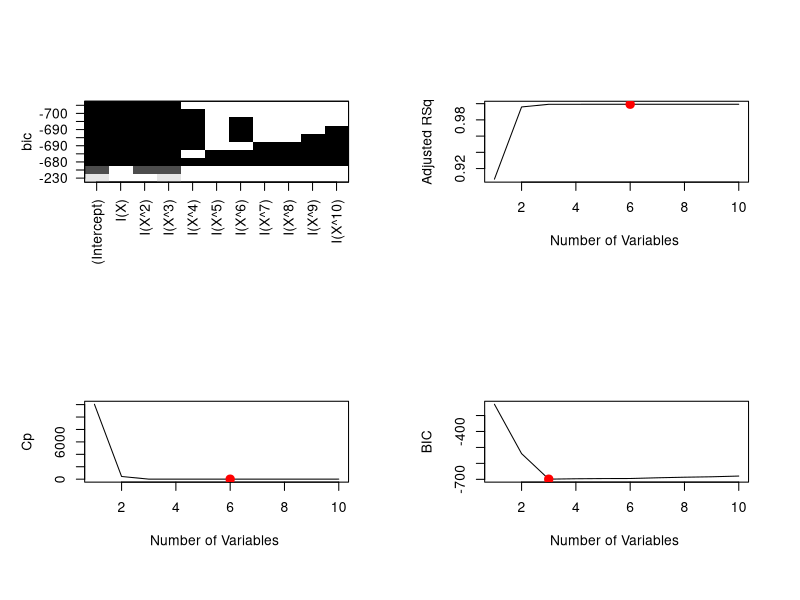
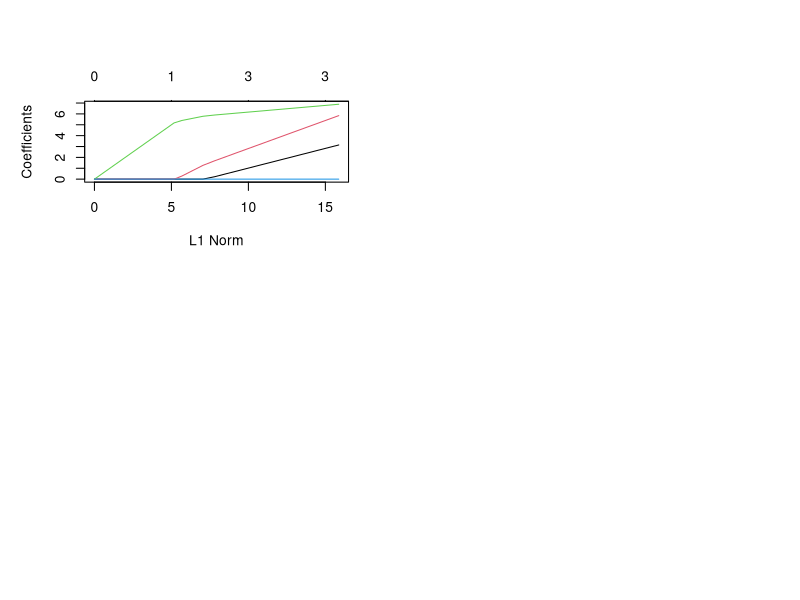

R code for these plots, in order:
## ---- chunk 1
X <- rnorm(100)
epsilon <- rnorm(100)
## ---- chunk 2
b_0 <- 5
b_1 <- 3
b_2 <- 6
b_3 <- 7
y <- b_0 + b_1*X + b_2*X^2 + b_3*X^3 + epsilon
## ---- chunk 3
library(leaps)

set.seed(1)

df <- data.frame(y=y, x=X)
subset_fit <- regsubsets(y ~ I(X) + I(X^2)+ I(X^3) + I(X^4) + I(X^5) + I(X^6) + I(X^7) + I(X^8) + I(X^9) + I(X^10), data=df, nvmax=10)
reg_summary <- summary(subset_fit)

# Best model according to cp, bic, and adjr2
reg_cp <- which.min(reg_summary$cp)
reg_bic <- which.min(reg_summary$bic)
reg_adjr2 <- which.max(reg_summary$adjr2)

reg_cp
reg_bic
reg_adjr2

par(mfrow=c(2,2))

plot(subset_fit)

plot(reg_summary$adjr2 ,xlab="Number of Variables ", ylab="Adjusted RSq",type="l")
points(which.max(reg_summary$adjr2),reg_summary$adjr2[which.max(reg_summary$adjr2)], col="red",cex=2,pch=20)

plot(reg_summary$cp ,xlab="Number of Variables ",ylab="Cp", type='l')
points(which.min(reg_summary$cp),reg_summary$cp[which.min(reg_summary$cp)],col="red",cex=2,pch=20)

plot(reg_summary$bic ,xlab="Number of Variables ",ylab="BIC",type='l')
points(which.min(reg_summary$bic),reg_summary$bic[which.min(reg_summary$bic)],col="red",cex=2,pch=20)


# coefficients for best 5 variable model 
coef(subset_fit, 5)
## ---- chunk 4
forward_fit <- regsubsets(y ~ I(X) + I(X^2)+ I(X^3) + I(X^4) + I(X^5) + I(X^6) + I(X^7) + I(X^8) + I(X^9) + I(X^10), data=df, nvmax=10, method="forward")
forward_summary <- summary(forward_fit)

# Best model according to cp, bic, and adjr2
which.min(forward_summary$cp)
which.min(forward_summary$bic)
which.max(forward_summary$adjr2)

# coefficients for best 5 variable model 
coef(forward_fit, 5)
## ---- chunk 5
backward_fit <- regsubsets(y ~ I(X) + I(X^2)+ I(X^3) + I(X^4) + I(X^5) + I(X^6) + I(X^7) + I(X^8) + I(X^9) + I(X^10), data=df, nvmax=10, method="backward")
backward_summary <- summary(backward_fit)

# Best model according to cp, bic, and adjr2
which.min(backward_summary$cp)
which.min(backward_summary$bic)
which.max(backward_summary$adjr2)


# coefficients for best 5 variable model 
coef(backward_fit, 5)
## ---- chunk 6
library(glmnet)

X <- model.matrix(y ~ x + I(x^2) + I(x^3) + I(x^4) + I(x^5) + I(x^6) + I(x^7) + I(x^8) + I(x^9) + I(x^10), data=df)[, -1]
y <- df$y

set.seed(1)
cv_lasso <- glmnet(X,y,alpha=1)
plot(cv_lasso)
